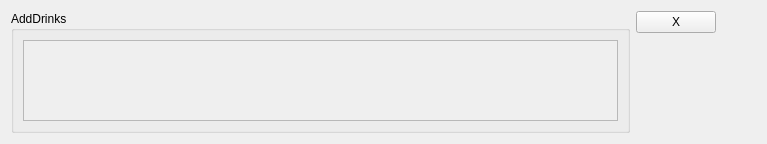
<?xml version="1.0" encoding="UTF-8"?>
<ui version="4.0">
 <class>AddDrinkWidget</class>
 <widget class="QWidget" name="AddDrinkWidget">
  <property name="geometry">
   <rect>
    <x>0</x>
    <y>0</y>
    <width>767</width>
    <height>144</height>
   </rect>
  </property>
  <property name="windowTitle">
   <string>Form</string>
  </property>
  <layout class="QHBoxLayout" name="horizontalLayout">
   <item>
    <widget class="QGroupBox" name="groupBox">
     <property name="sizePolicy">
      <sizepolicy hsizetype="Expanding" vsizetype="Preferred">
       <horstretch>0</horstretch>
       <verstretch>0</verstretch>
      </sizepolicy>
     </property>
     <property name="title">
      <string>AddDrinks</string>
     </property>
     <layout class="QHBoxLayout" name="horizontalLayoutGroupBox">
      <item>
       <widget class="QScrollArea" name="scrollArea">
        <property name="widgetResizable">
         <bool>true</bool>
        </property>
        <widget class="QWidget" name="scrollAreaWidgetContents">
         <property name="geometry">
          <rect>
           <x>0</x>
           <y>0</y>
           <width>599</width>
           <height>82</height>
          </rect>
         </property>
        </widget>
       </widget>
      </item>
     </layout>
    </widget>
   </item>
   <item>
    <layout class="QVBoxLayout" name="verticalLayout">
     <item>
      <layout class="QHBoxLayout" name="horizontalLayout_2">
       <item>
        <widget class="QPushButton" name="pushButtonClose">
         <property name="text">
          <string>X</string>
         </property>
        </widget>
       </item>
       <item>
        <spacer name="horizontalSpacer">
         <property name="orientation">
          <enum>Qt::Horizontal</enum>
         </property>
         <property name="sizeType">
          <enum>QSizePolicy::Minimum</enum>
         </property>
         <property name="sizeHint" stdset="0">
          <size>
           <width>40</width>
           <height>20</height>
          </size>
         </property>
        </spacer>
       </item>
      </layout>
     </item>
     <item>
      <spacer name="verticalSpacer">
       <property name="orientation">
        <enum>Qt::Vertical</enum>
       </property>
       <property name="sizeHint" stdset="0">
        <size>
         <width>20</width>
         <height>40</height>
        </size>
       </property>
      </spacer>
     </item>
    </layout>
   </item>
  </layout>
 </widget>
 <resources/>
 <connections/>
</ui>
